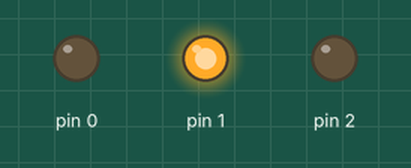
This sketch was run on a simulated Arduino Uno, built with avr-gcc and run on an emulated ATmega328P. Shown: output pins drawn as LEDs (lit = HIGH).

Above: at 0.5 s.
At 2.5 s:
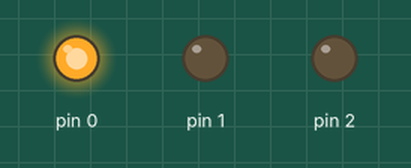
At 4.5 s:
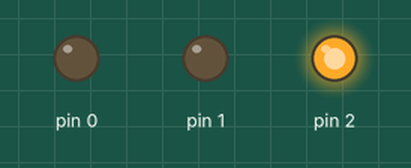
At 5.5 s:
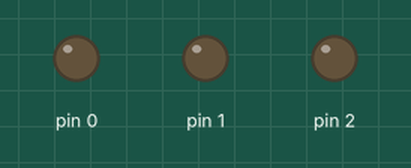
Timing chart, 0 to 7.8 s (numbered marks = the images above):
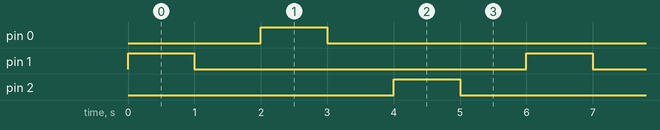

The sketch:

start_simulating1.ino
```cpp
// C++ code
//
/*
  This program blinks pin 13 of the Arduino (the
  built-in LED)
*/
void setup()
{
  pinMode(1, OUTPUT);
  pinMode(0, OUTPUT);
  pinMode(2, OUTPUT);
}

void loop()
{
  // turn the LED on (HIGH is the voltage level)
  digitalWrite(1, HIGH);
  delay(1000); // Wait for 1000 millisecond(s)
  // turn the LED off by making the voltage LOW
  digitalWrite(1, LOW);
  delay(1000); // Wait for 1000 millisecond(s)
  digitalWrite(0, HIGH);
  delay(1000);
  digitalWrite(0, LOW);
  delay(1000);
   digitalWrite(2, HIGH);
  delay(1000);
  digitalWrite(2, LOW);
  delay(1000);

}
```

Measured:
- by itself, pin 0–2: alternates HIGH for 1.0 s and LOW for 5.0 s
- by itself, everything shown: repeats every 6.0 s, in 6 steps
